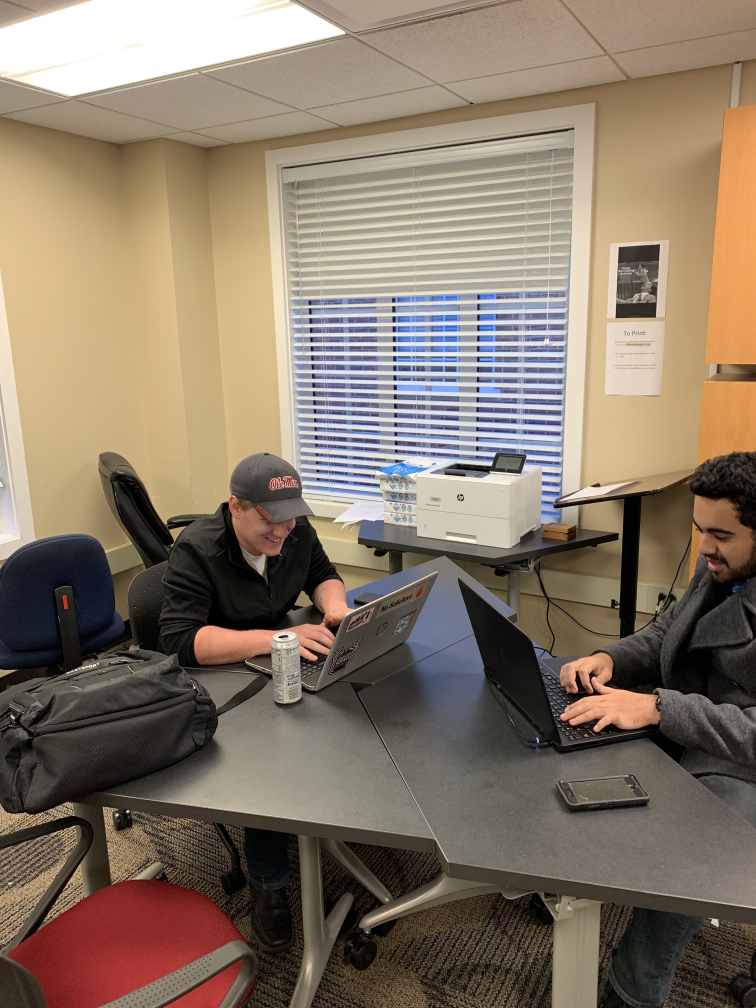
#> input picture ACM1.jpg, 3024 x 4032 px (shown at 1/4 size)
$ python PythonLessonsFile.py
#> lines starting #> are read from the running program, lines starting #| are printed output that depends on the picture
import cv2
import numpy as np
# the stitching and trim came from Pylessons tutorial on image stitching which i modified to
#allow me to control what images were bing made
def trim(frame):
    #crop top
    if not np.sum(frame[0]):
        return trim(frame[1:])
    #crop bottom
    elif not np.sum(frame[-1]):
        return trim(frame[:-2])
    #crop left
    elif not np.sum(frame[:,0]):
        return trim(frame[:,1:])
    #crop right
    elif not np.sum(frame[:,-1]):
        return trim(frame[:,:-2])
    return frame


def Stitching(image1Name,image2Name,WindowName,PicNames):
#> called with image1Name = 'ACM1.jpg', image2Name = 'ACM2.jpg', WindowName = '1', PicNames = 'ACM'
    temp=["matches","trim"]

    img_ = cv2.imread(image1Name)
#> img_ is the input picture: shape (4032, 3024, 3); mean B, G, R 104, 120.1, 135.1

    img_ = cv2.resize(img_, (560, 240), fx=1, fy=1)
#> img_: shape (240, 560, 3)
    img1 = cv2.cvtColor(img_, cv2.COLOR_BGR2GRAY)

    img = cv2.imread(image2Name)
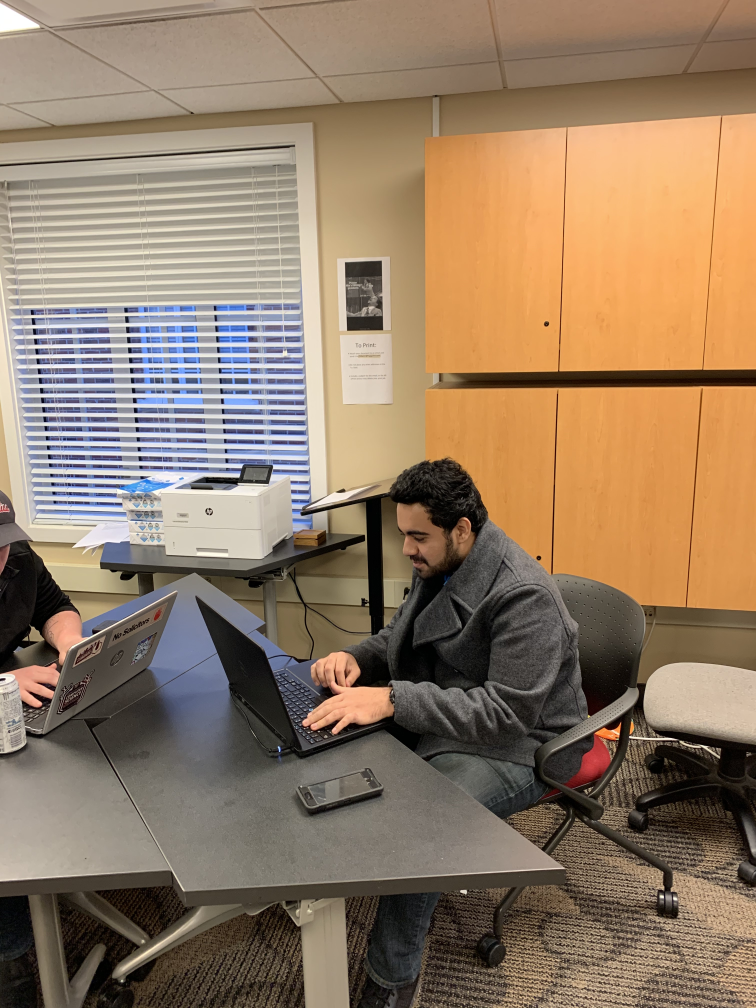
#> input picture ACM2.jpg, 3024 x 4032 px (shown at 1/4 size)
#> img is the input picture: shape (4032, 3024, 3); mean B, G, R 101.5, 123.9, 146.1
    img = cv2.resize(img, (560, 240), fx=1, fy=1)
#> img: shape (240, 560, 3)
    img2 = cv2.cvtColor(img, cv2.COLOR_BGR2GRAY)
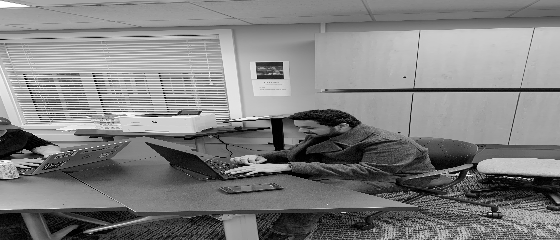
#> img2: shape (240, 560); min 0, max 255, mean 127.9

    sift = cv2.xfeatures2d.SIFT_create()
    # find the key points and descriptors with SIFT
    kp1, des1 = sift.detectAndCompute(img1, None)
#> kp1 = 596 keypoints; strongest (x, y, size): (366, 111, 1.9), (428, 161, 2.1), (430, 164, 3.8), (339, 111, 1.9)
    kp2, des2 = sift.detectAndCompute(img2, None)
#> kp2 = 580 keypoints; strongest (x, y, size): (457, 174, 2), (454, 172, 2), (200, 112, 2), (244, 164, 2.1)

    cv2.imshow('original_image1_keypoints', cv2.drawKeypoints(img_, kp1, None))
    #cv2.imshow('original_image2_keypoints', cv2.drawKeypoints(img, kp2, None))

    match = cv2.BFMatcher()
    matches = match.knnMatch(des1, des2, k=2)
#> matches = 596 matches

    good = []
    for m, n in matches:
        if m.distance < 1 * n.distance:
            good.append(m)
#> after the loop, good = 596 matches

    draw_params = dict(matchColor=(0, 255, 0),  # draw matches in green color
                       singlePointColor=None,
                       flags=2)
    cv2.namedWindow(WindowName + temp[0])
    img3 = cv2.drawMatches(img_, kp1, img, kp2, good, None, **draw_params)
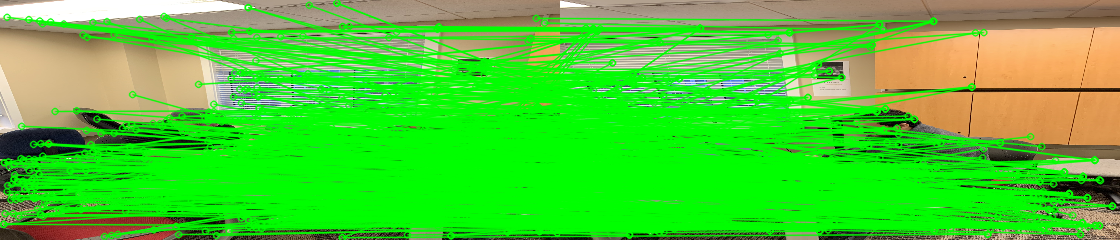
#> img3: shape (240, 1120, 3); mean B, G, R 50.7, 202.1, 77.5
    cv2.imshow(WindowName+temp[0], img3)
    # cv2.waitKey(0)

    MIN_MATCH_COUNT = 1

    if len(good) > MIN_MATCH_COUNT:
        src_pts = np.float32([kp1[m.queryIdx].pt for m in good]).reshape(-1, 1, 2)
#> src_pts = 596 rows, first 8: [3.23, 223.8], [3.23, 223.8], [3.86, 162.3], [3.86, 162.3], [4.7, 213.3], [6.62, 16.82], [6.65, 191.1], [7.23, 185.1]
        dst_pts = np.float32([kp2[m.trainIdx].pt for m in good]).reshape(-1, 1, 2)
#> dst_pts = 596 rows, first 8: [226, 171.8], [390.2, 227.7], [414.1, 198.2], [476, 217.9], [482.7, 228.3], [534.3, 159.8], [501.1, 200.4], [331.9, 215.9]

        M, mask = cv2.findHomography(src_pts, dst_pts, cv2.RANSAC, 5.0)
#> M = [[1.52, 0.215, -348], [0.0839, 1.41, -31.74], [0.000886, 0.000265, 1]]; mask = 596 values, max 1 at index 219, min 0 at index 0, mean 0.094

        h, w = img2.shape
#> h = 240; w = 560
        pts = np.float32([[0, 0], [0, h - 1], [w - 1, h - 1], [w - 1, 0]]).reshape(-1, 1, 2)
#> pts = [[0, 0], [0, 239], [559, 239], [559, 0]]
        dst = cv2.perspectiveTransform(pts, M)
#> dst = [[-348, -31.74], [-279, 287], [356.3, 225.9], [337.1, 10.12]]
        #img2 = cv2.polylines(img2, [np.int32(dst)], True, 255, 3, cv2.LINE_AA)
        #cv2.imshow("original_image_overlapping.jpg", img2)
        # cv2.waitKey(0)

    else:
        print("Not enough matches are found - %d/%d", (len(good) / MIN_MATCH_COUNT))

    dst = cv2.warpPerspective(img_, M, (img_.shape[1] + img_.shape[1], img.shape[0]))
    dst[0:img.shape[0], 0:img.shape[1]] = img
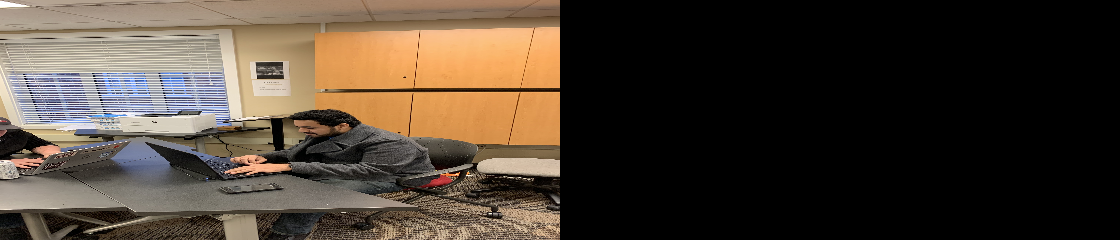
#> dst: shape (240, 1120, 3); mean B, G, R 50.7, 61.9, 73.1
    # cv2.imshow("original_image_stitched.jpg", dst)
    #cv2.waitKey(0)

    cv2.namedWindow(WindowName+temp[1])
    # trim(dst)
    # cv2.imshow(WindowName+temp[1], trim(dst))
    cv2.imshow(WindowName+temp[1],trim(dst))
    cv2.waitKey(30)
    cv2.imwrite(PicNames+WindowName+temp[1]+'.jpg',trim(dst),None)
    cv2.waitKey(2000)

    # [9 lines of commented-out code are left out]
imageNames=['ACM1.jpg','ACM2.jpg']
#good for desinating what number the image is in the order
WindowNames=["1","2","3"]
#rplace with what you want the image to be called
PicNames=['ACM','Book','Face','Board']

Stitching(imageNames[0],imageNames[1],WindowNames[0],PicNames[0])
Stitching(imageNames[1],imageNames[0],WindowNames[1],PicNames[0])
#> call 2 of Stitching, with image1Name = 'ACM2.jpg', image2Name = 'ACM1.jpg', WindowName = '2', PicNames = 'ACM'
#> in Stitching (call 2), `kp1, des1 = sift.detectAndCompute(img1, None)`: kp1 has the same summary as kp2
#> in Stitching (call 2), `kp2, des2 = sift.detectAndCompute(img2, None)`: kp2 has the same summary as kp1
#> in Stitching (call 2), `cv2.imshow('original_image1_keypoints', cv2.drawKeypoints(img_, kp1, N..`:
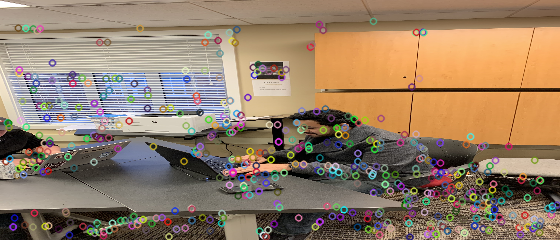
#> window 'original_image1_keypoints': shape (240, 560, 3); mean B, G, R 104.2, 126, 147.6
#> in Stitching (call 2), `matches = match.knnMatch(des1, des2, k=2)`: matches = 580 matches
#> in Stitching (call 2), `img3 = cv2.drawMatches(img_, kp1, img, kp2, good, None, **draw_params)`:
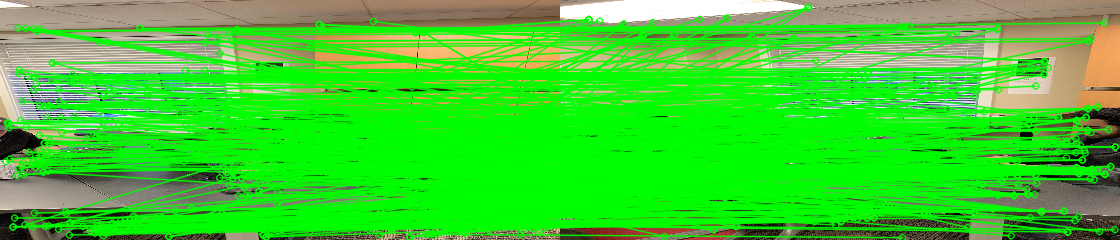
#> img3: shape (240, 1120, 3); mean B, G, R 48.2, 205.6, 64.3
#> in Stitching (call 2), `src_pts = np.float32([kp1[m.queryIdx].pt for m in good]).reshape(-1, 1..`: src_pts = 580 rows, first 8: [5.47, 161.1], [6.82, 122.3], [7.73, 122.5], [8.27, 122.7], [8.54, 127.1], [9.39, 158.4], [12.68, 226.5], [12.68, 226.5]
#> in Stitching (call 2), `dst_pts = np.float32([kp2[m.trainIdx].pt for m in good]).reshape(-1, 1..`: dst_pts = 580 rows, first 8: [481.1, 211.1], [361.1, 160.1], [221.8, 116.6], [221.8, 116.6], [221.2, 121.5], [152.6, 123], [285.2, 217.6], [536.9, 169.5]
#> in Stitching (call 2), `M, mask = cv2.findHomography(src_pts, dst_pts, cv2.RANSAC, 5.0)`: M = [[0.619, -0.135, 218.4], [-0.0627, 0.814, 13.17], [-0.000641, -0.000222, 1]]; mask = 580 values, max 1 at index 25, min 0 at index 0, mean 0.112
#> in Stitching (call 2), `dst = cv2.perspectiveTransform(pts, M)`: dst = [[218.4, 13.17], [196.6, 219.4], [903.6, 293.2], [879, -34.08]]
#> in Stitching (call 2), `cv2.imshow(WindowName+temp[1],trim(dst))`:
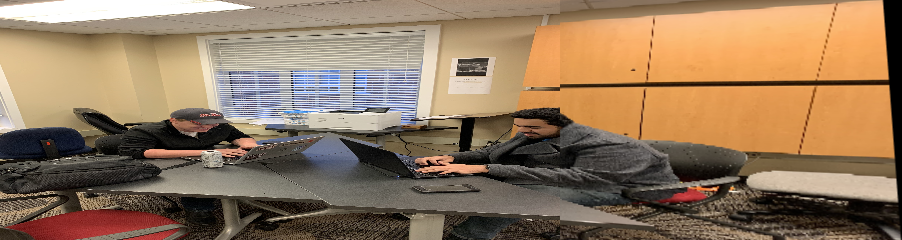
#> window '2trim': shape (240, 902, 3); mean B, G, R 94, 120.1, 145.8


# [4 lines of commented-out code are left out]

'''
for i in range(len(imageNames)):
    if(i<2):
        Stitching(imageNames[i],imageNames[i+1],WindowNames[i])
    else:
        Stitching(imageNames[i],imageNames[0],WindowNames[i])

'''
